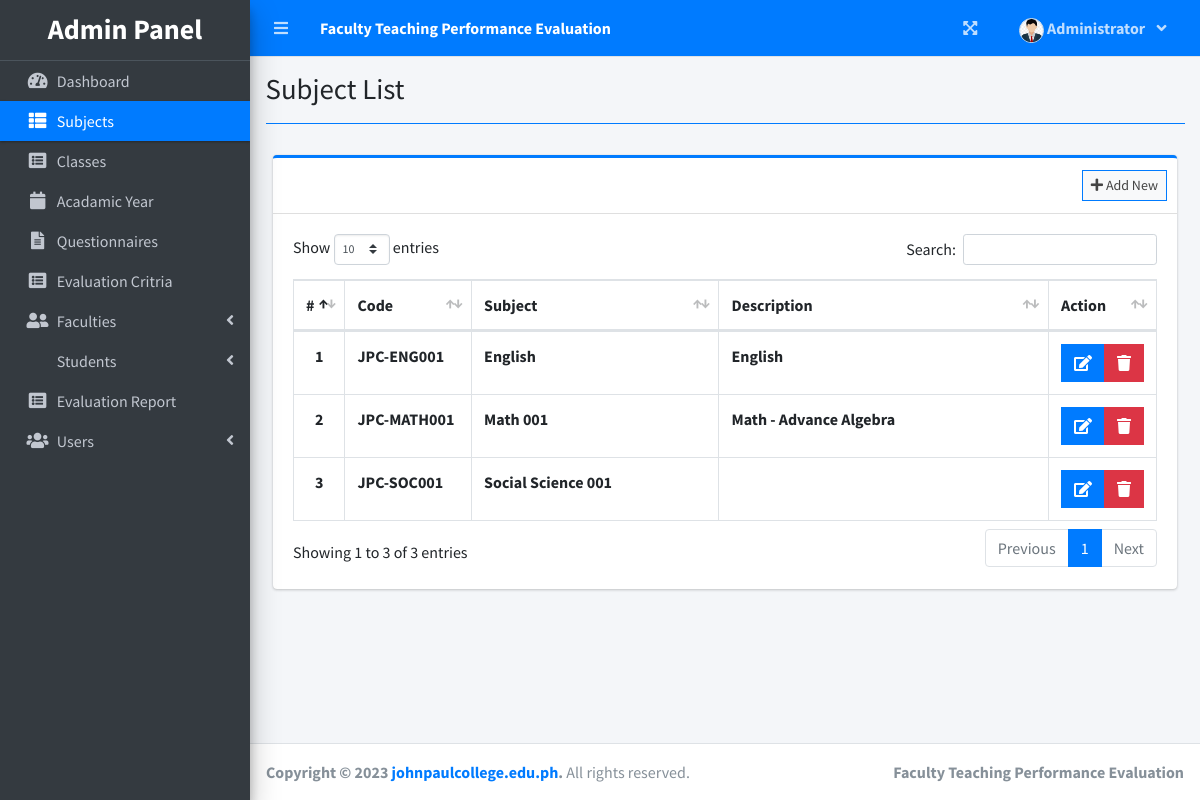
Screenshot of /index.php?page=subject_list (signed in) with the database file from the repository.
### tables this page shows
CREATE TABLE `subject_list` (
  `id` int(30) NOT NULL,
  `code` varchar(50) NOT NULL,
  `subject` text NOT NULL,
  `description` text NOT NULL
);

### admin/subject_list.php (the view, shortened to what this page needs)
<?php include'db_connect.php' ?>
<div class="col-lg-12">
	<div class="card card-outline card-primary">
		<div class="card-header">
			<div class="card-tools">
				<a class="btn btn-block btn-sm btn-default btn-flat border-primary new_subject" href="javascript:void(0)"><i class="fa fa-plus"></i> Add New</a>
			</div>
		</div>
		<div class="card-body">
			<table class="table tabe-hover table-bordered" id="list">
				<colgroup>
					<col width="5%">
					<col width="15%">
					<col width="30%">
					<col width="40%">
					<col width="15%">
				</colgroup>
				<thead>
					<tr>
						<th class="text-center">#</th>
						<th>Code</th>
						<th>Subject</th>
						<th>Description</th>
						<th>Action</th>
					</tr>
				</thead>
				<tbody>
					<?php
					$i = 1;
					$qry = $conn->query("SELECT * FROM subject_list order by subject asc ");
					while($row= $qry->fetch_assoc()):
					?>
					<tr>
						<th class="text-center"><?php echo $i++ ?></th>
						<td><b><?php echo $row['code'] ?></b></td>
						<td><b><?php echo $row['subject'] ?></b></td>
						<td><b><?php echo $row['description'] ?></b></td>
						<td class="text-center">
		                    <div class="btn-group">
		                        <a href="javascript:void(0)" data-id='<?php echo $row['id'] ?>' class="btn btn-primary btn-flat manage_subject">
		                          <i class="fas fa-edit"></i>
		                        </a>
		                        <button type="button" class="btn btn-danger btn-flat delete_subject" data-id="<?php echo $row['id'] ?>">
		                          <i class="fas fa-trash"></i>
		                        </button>
	                      </div>
						</td>
					</tr>
				<?php endwhile; ?>
				</tbody>
			</table>
		</div>
	</div>
</div>

### rows the page displays
subject_list: code "JPC-ENG001", subject "English", description "English"
subject_list: code "JPC-MATH001", subject "Math 001", description "Math - Advance Algebra"
subject_list: code "JPC-SOC001", subject "Social Science 001"

### other values shown
$_SESSION['system']['name'] "Faculty Teaching Performance Evaluation"
$_SESSION['login_firstname'] "Administrator"
$title "Subject List"
